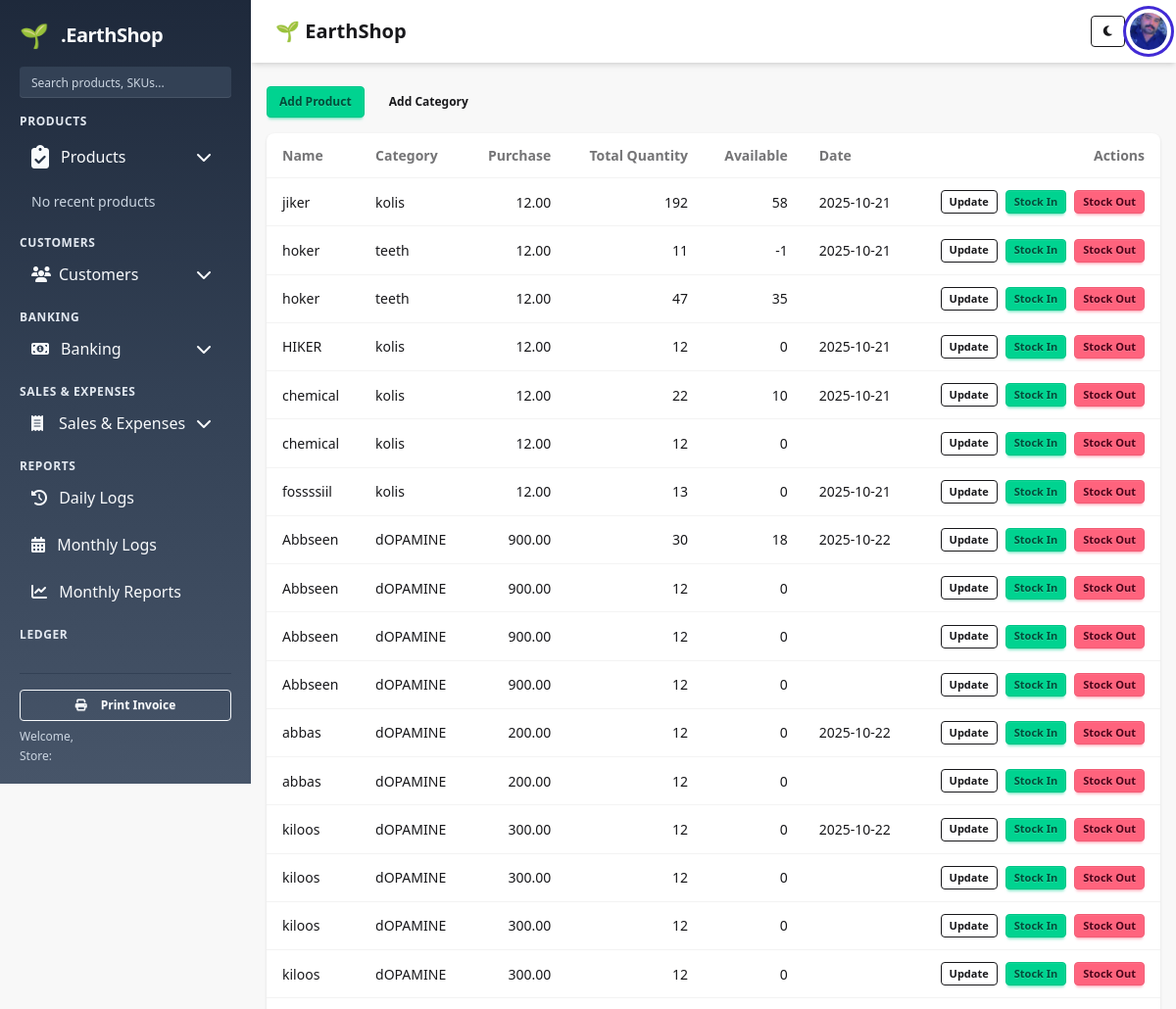
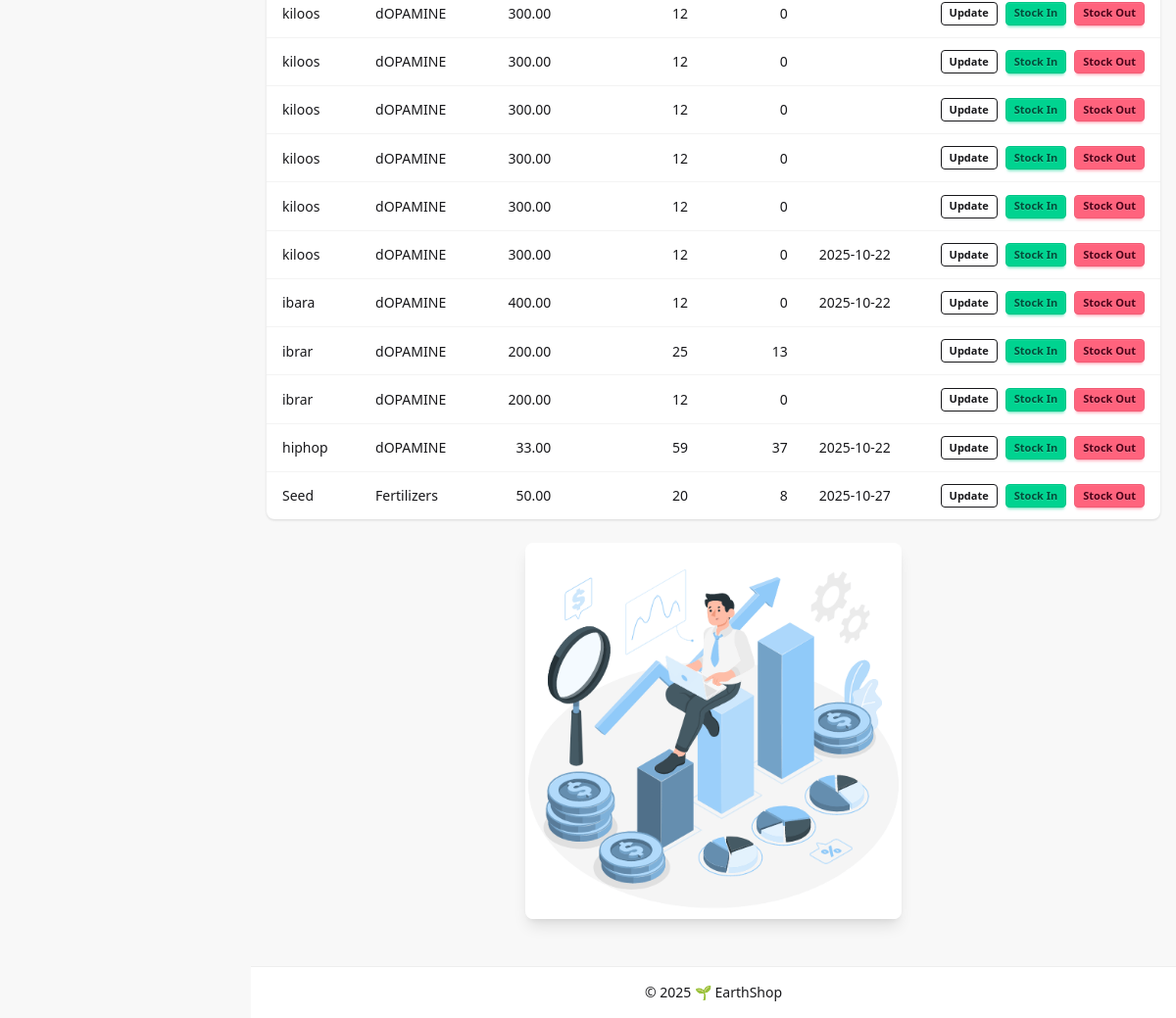
The app's page /products/list/ (signed in) with its own data (2 pictures, top to bottom).
### products/models.py (models this page shows, shortened)
class Product(models.Model):
    category = models.ForeignKey(Category, on_delete=models.CASCADE)
    name = models.CharField(max_length=200)
    stock = models.IntegerField(default=0)
    quantity = models.IntegerField(default=0)
    buying_price = models.DecimalField(max_digits=10, decimal_places=2)
    date = models.DateField(default=timezone.now, null=True, blank=True)
    def available_stock(self):
        stockin_total = self.stockin_product.aggregate(Sum('stock_quantity'))['stock_quantity__sum'] or 0
        stockout_total = self.stockout_product.aggregate(Sum('stock_out_quantity'))['stock_out_quantity__sum'] or 0
        return stockin_total - stockout_total

class Category(models.Model):
    name = models.CharField(max_length=100)
    description = models.TextField(blank=True)
    date = models.DateField(default=timezone.now, null=True, blank=True)

### products/views.py (the view)
# urls.py: path('list/', views.product_list, name='product_list'),
def product_list(request):
    products = Product.objects.all()
    return render(request, 'products/product_list.html', {'products': products})

### templates/products/product_list.html (shortened to what this page needs)
{% extends "base.html" %}
{% load static %}
{% block content %}
<div class="flex items-center justify-between mb-4">
  <div>
    <a href="{% url 'products:add_product' %}" class="btn btn-sm btn-success mr-2">Add Product</a>
    <a href="{% url 'products:add_category' %}" class="btn btn-sm btn-ghost">Add Category</a>
  </div>
</div>
<div class="card bg-base-100 shadow">
  <div class="overflow-x-auto">
    <table class="table w-full">
      <thead>
        <tr>
          <th class="text-left">Name</th>
          <th class="text-left">Category</th>
          <th class="text-right">Purchase</th>
          <th class="text-right">Total Quantity</th>
          <th class="text-right">Available</th>
          <th class="text-left">Date</th>
          <th class="text-right">Actions</th>
        </tr>
      </thead>
      <tbody>
        {% for p in products %}
        <tr>
          <td class="font-medium">{{ p.name }}</td>
          <td>
            {% if p.category %}
              {{ p.category.name }}
            {% else %}
              -
            {% endif %}
</td>
          <td class="text-right">{{ p.buying_price|default:"-" }}</td>
          <td class="text-right">{{ p.stock|default:"0" }}</td>
          <td class="text-right">{{ p.available_stock }}</td>
          <td>{{ p.date|date:"Y-m-d" }}</td>
          <td class="text-right">
 <div class="inline-flex gap-2">
  <a href="{% url 'products:update_product' p.id %}" class="btn btn-xs btn-outline">Update</a>
  <a href="{% url 'products:product_stockins' p.id %}" class="btn btn-xs btn-success">Stock In</a>
<a href="{% url 'products:product_stockouts' p.id %}" class="btn btn-xs btn-error">Stock Out</a>
</div>
          </td>
        </tr>
        {% empty %}
        <tr>
          <td colspan="7" class="text-center py-8 text-base-content/60">No products yet.</td>
        </tr>
        {% endfor %}
      </tbody>
    </table>
  </div>
</div>
 <div class="flex justify-center my-6">
  <img src="{% static 'images/data.gif' %}" alt="Products Stats" class="max-w-sm w-100 rounded-lg shadow-lg">
</div>
{% endblock %}

### records on screen
Product: name "jiker", category.name "kolis", buying_price "12.00", stock "192", available_stock "58", date "2025-10-21"
Product: name "hoker", category.name "teeth", buying_price "12.00", stock "11", available_stock "-1", date "2025-10-21"
Product: name "hoker", category.name "teeth", buying_price "12.00", stock "47", available_stock "35"
Product: name "HIKER", category.name "kolis", buying_price "12.00", stock "12", available_stock "0", date "2025-10-21"
Product: name "chemical", category.name "kolis", buying_price "12.00", stock "22", available_stock "10", date "2025-10-21"
Product: name "chemical", category.name "kolis", buying_price "12.00", stock "12", available_stock "0"
Product: name "fossssiil", category.name "kolis", buying_price "12.00", stock "13", available_stock "0", date "2025-10-21"
Product: name "Abbseen", category.name "dOPAMINE", buying_price "900.00", stock "30", available_stock "18", date "2025-10-22"
Product: name "Abbseen", category.name "dOPAMINE", buying_price "900.00", stock "12", available_stock "0"
Product: name "Abbseen", category.name "dOPAMINE", buying_price "900.00", stock "12", available_stock "0"
Product: name "Abbseen", category.name "dOPAMINE", buying_price "900.00", stock "12", available_stock "0"
Product: name "abbas", category.name "dOPAMINE", buying_price "200.00", stock "12", available_stock "0", date "2025-10-22"
Product: name "abbas", category.name "dOPAMINE", buying_price "200.00", stock "12", available_stock "0"
Product: name "kiloos", category.name "dOPAMINE", buying_price "300.00", stock "12", available_stock "0", date "2025-10-22"
Product: name "kiloos", category.name "dOPAMINE", buying_price "300.00", stock "12", available_stock "0"
Product: name "kiloos", category.name "dOPAMINE", buying_price "300.00", stock "12", available_stock "0"
Product: name "kiloos", category.name "dOPAMINE", buying_price "300.00", stock "12", available_stock "0"
Product: name "kiloos", category.name "dOPAMINE", buying_price "300.00", stock "12", available_stock "0"
Product: name "kiloos", category.name "dOPAMINE", buying_price "300.00", stock "12", available_stock "0"
Product: name "kiloos", category.name "dOPAMINE", buying_price "300.00", stock "12", available_stock "0"
Product: name "kiloos", category.name "dOPAMINE", buying_price "300.00", stock "12", available_stock "0"
Product: name "kiloos", category.name "dOPAMINE", buying_price "300.00", stock "12", available_stock "0"
Product: name "kiloos", category.name "dOPAMINE", buying_price "300.00", stock "12", available_stock "0", date "2025-10-22"
Product: name "ibara", category.name "dOPAMINE", buying_price "400.00", stock "12", available_stock "0", date "2025-10-22"
Product: name "ibrar", category.name "dOPAMINE", buying_price "200.00", stock "25", available_stock "13"
Product: name "ibrar", category.name "dOPAMINE", buying_price "200.00", stock "12", available_stock "0"
Product: name "hiphop", category.name "dOPAMINE", buying_price "33.00", stock "59", available_stock "37", date "2025-10-22"
Product: name "Seed", category.name "Fertilizers", buying_price "50.00", stock "20", available_stock "8", date "2025-10-27"

### other values on screen
{{ year|default:2025 }} "2025"
